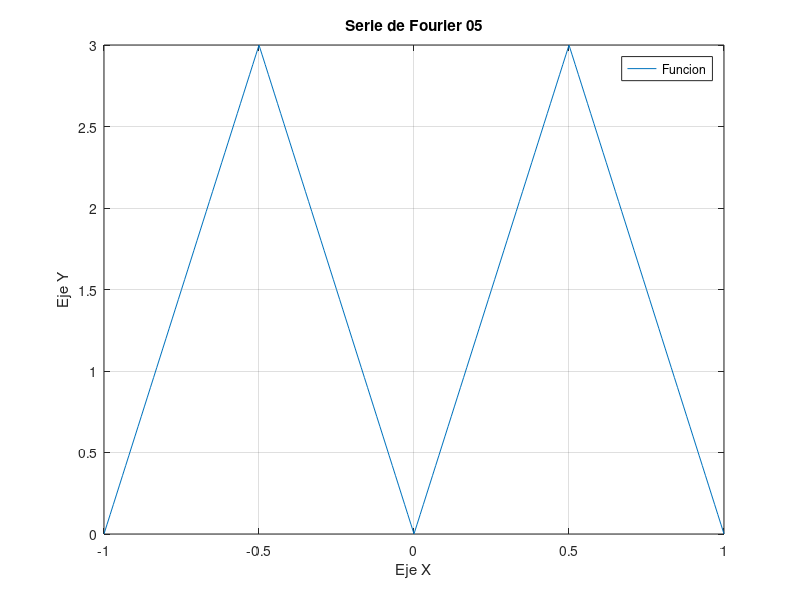

MATLAB code for this plot:
% Jose Ramiro Fuentes Lara
% Ecuaciones Diferenciales Parciales
% Ejercicio 05 --- Corresponde a nuestra funcion par
clc; clear;

%% Se definen nuestras variables constantes para el problema
% Dichas constantes son utiles cuando la funcion cuenta con una, nosotros
% le damos un valor arbitrario en este caso nuestro problema no con cuenta con
% algun valor constante ajeno a la funci?n...

k = 3;
l = 1;

a0 = k/2;
f = 4*k/pi^2;

%% Se establece nuestra condicion inicial asi como el intervalo de nuestra serie
a = pi;         % Parte constante de nuestra funcion
x= -l:.01:l;     % Intervalo de nuestra funcion periodica
u = 0;          % Funciona para inicializar nuestra funcion u()

%% Se evaluan los valores de nuestra sumatoria 
for n= 1:1000
    u = u + ( ( 2*cos(n*pi/2) - cos(n*pi) -1) / (n^2) ) * cos(n*pi*x/l) ;
end 

%% Se adicionan los valores constantes y se multiplica la sumatoria por su respectivo coeficiente
u = a0 + f*u;

%% Se grafica nuestra funcion
plot(x,u);
grid on 

set(gcf,'Name','Ecuaciones Diferenciales Parciales') 
    xlabel('Eje X')
    ylabel('Eje Y')
    title('Serie de Fourier 05')
    legend('Funcion')